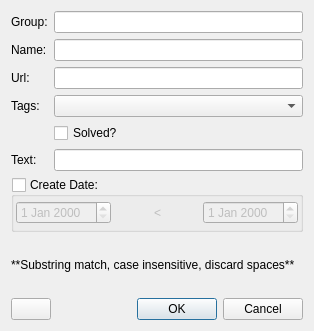
<?xml version="1.0" encoding="UTF-8"?>
<ui version="4.0">
 <class>TaskFinder</class>
 <widget class="QWidget" name="TaskFinder">
  <property name="geometry">
   <rect>
    <x>0</x>
    <y>0</y>
    <width>314</width>
    <height>331</height>
   </rect>
  </property>
  <property name="windowTitle">
   <string notr="true">Find Task</string>
  </property>
  <layout class="QVBoxLayout" name="verticalLayout">
   <item>
    <layout class="QFormLayout" name="formLayout">
     <property name="fieldGrowthPolicy">
      <enum>QFormLayout::AllNonFixedFieldsGrow</enum>
     </property>
     <item row="0" column="0">
      <widget class="QLabel" name="groupLabel">
       <property name="text">
        <string>Group:</string>
       </property>
      </widget>
     </item>
     <item row="0" column="1">
      <widget class="QLineEdit" name="grouplineEdit"/>
     </item>
     <item row="1" column="0">
      <widget class="QLabel" name="nameLabel">
       <property name="text">
        <string>Name:</string>
       </property>
      </widget>
     </item>
     <item row="1" column="1">
      <widget class="QLineEdit" name="nameLineEdit"/>
     </item>
     <item row="2" column="0">
      <widget class="QLabel" name="urlLabel">
       <property name="text">
        <string>Url:</string>
       </property>
      </widget>
     </item>
     <item row="2" column="1">
      <widget class="QLineEdit" name="urlLineEdit"/>
     </item>
     <item row="3" column="0">
      <widget class="QLabel" name="tagsLabel">
       <property name="text">
        <string>Tags:</string>
       </property>
      </widget>
     </item>
     <item row="3" column="1">
      <widget class="MultiComboBox" name="tagsComboBox"/>
     </item>
     <item row="4" column="0">
      <widget class="QLabel" name="solvedLabel">
       <property name="text">
        <string/>
       </property>
      </widget>
     </item>
     <item row="4" column="1">
      <widget class="QCheckBox" name="solvedCheckBox">
       <property name="text">
        <string>Solved?</string>
       </property>
       <property name="tristate">
        <bool>true</bool>
       </property>
      </widget>
     </item>
     <item row="5" column="0">
      <widget class="QLabel" name="textLabel">
       <property name="text">
        <string>Text:</string>
       </property>
      </widget>
     </item>
     <item row="5" column="1">
      <widget class="QLineEdit" name="textLineEdit"/>
     </item>
    </layout>
   </item>
   <item>
    <widget class="QGroupBox" name="ctime">
     <property name="title">
      <string>Create Date:</string>
     </property>
     <property name="checkable">
      <bool>true</bool>
     </property>
     <property name="checked">
      <bool>false</bool>
     </property>
     <layout class="QHBoxLayout" name="horizontalLayout_2">
      <property name="leftMargin">
       <number>2</number>
      </property>
      <property name="topMargin">
       <number>2</number>
      </property>
      <property name="rightMargin">
       <number>2</number>
      </property>
      <property name="bottomMargin">
       <number>2</number>
      </property>
      <item>
       <widget class="QDateEdit" name="cTimeLEdit"/>
      </item>
      <item>
       <spacer name="horizontalSpacer_3">
        <property name="orientation">
         <enum>Qt::Horizontal</enum>
        </property>
        <property name="sizeHint" stdset="0">
         <size>
          <width>13</width>
          <height>13</height>
         </size>
        </property>
       </spacer>
      </item>
      <item>
       <widget class="QLabel" name="label">
        <property name="text">
         <string>&lt;</string>
        </property>
       </widget>
      </item>
      <item>
       <spacer name="horizontalSpacer_4">
        <property name="orientation">
         <enum>Qt::Horizontal</enum>
        </property>
        <property name="sizeHint" stdset="0">
         <size>
          <width>13</width>
          <height>13</height>
         </size>
        </property>
       </spacer>
      </item>
      <item>
       <widget class="QDateEdit" name="cTimeREdit"/>
      </item>
     </layout>
    </widget>
   </item>
   <item>
    <widget class="QLabel" name="label_2">
     <property name="text">
      <string>**Substring match, case insensitive, discard spaces**</string>
     </property>
     <property name="alignment">
      <set>Qt::AlignLeading|Qt::AlignLeft|Qt::AlignVCenter</set>
     </property>
     <property name="wordWrap">
      <bool>true</bool>
     </property>
    </widget>
   </item>
   <item>
    <layout class="QHBoxLayout" name="horizontalLayout">
     <item>
      <widget class="QPushButton" name="helpButton">
       <property name="text">
        <string/>
       </property>
      </widget>
     </item>
     <item>
      <widget class="QDialogButtonBox" name="buttonBox">
       <property name="standardButtons">
        <set>QDialogButtonBox::Cancel|QDialogButtonBox::Ok</set>
       </property>
      </widget>
     </item>
    </layout>
   </item>
  </layout>
 </widget>
 <customwidgets>
  <customwidget>
   <class>MultiComboBox</class>
   <extends>QComboBox</extends>
   <header location="global">cchelper</header>
  </customwidget>
 </customwidgets>
 <resources/>
 <connections/>
</ui>
